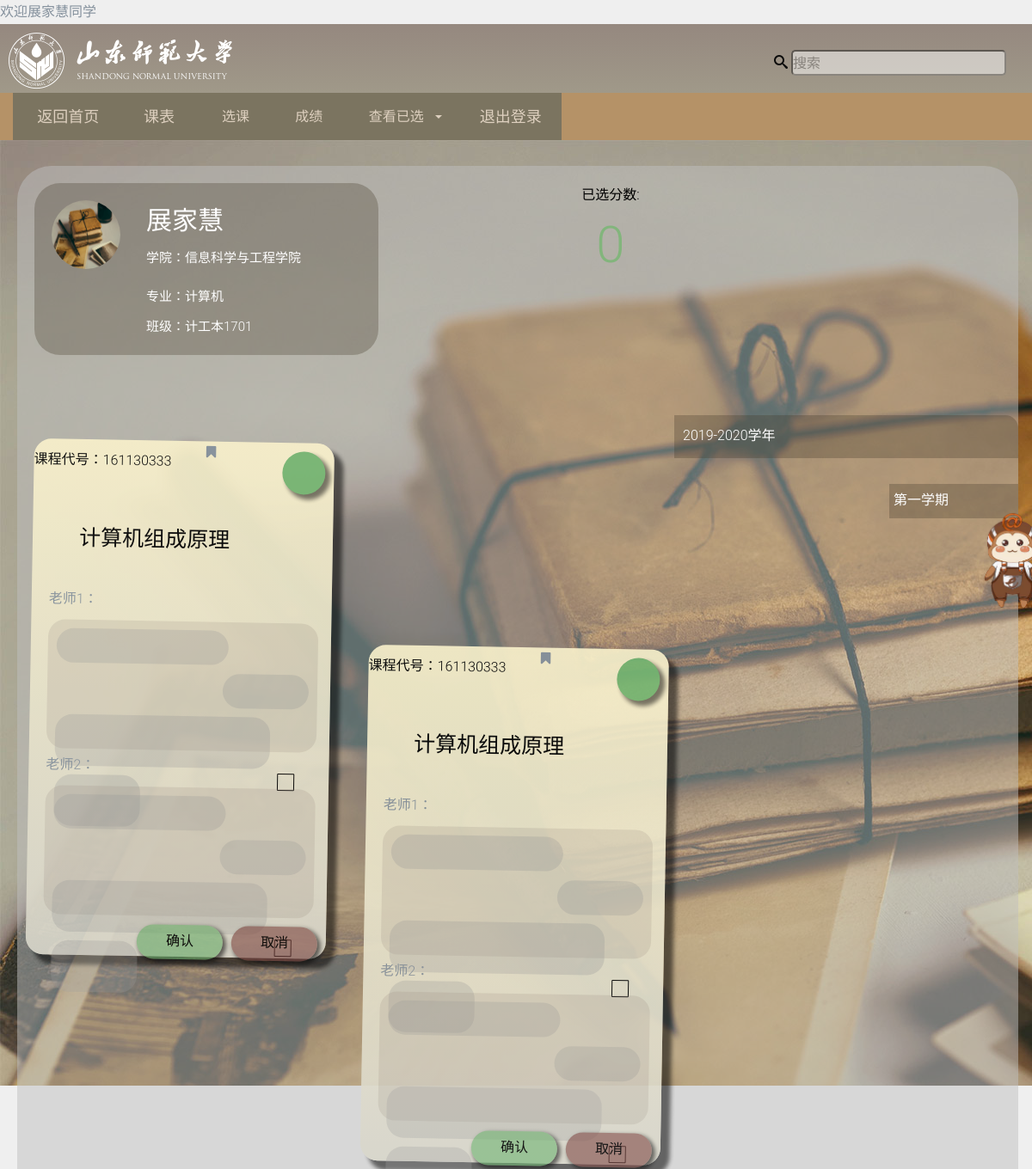
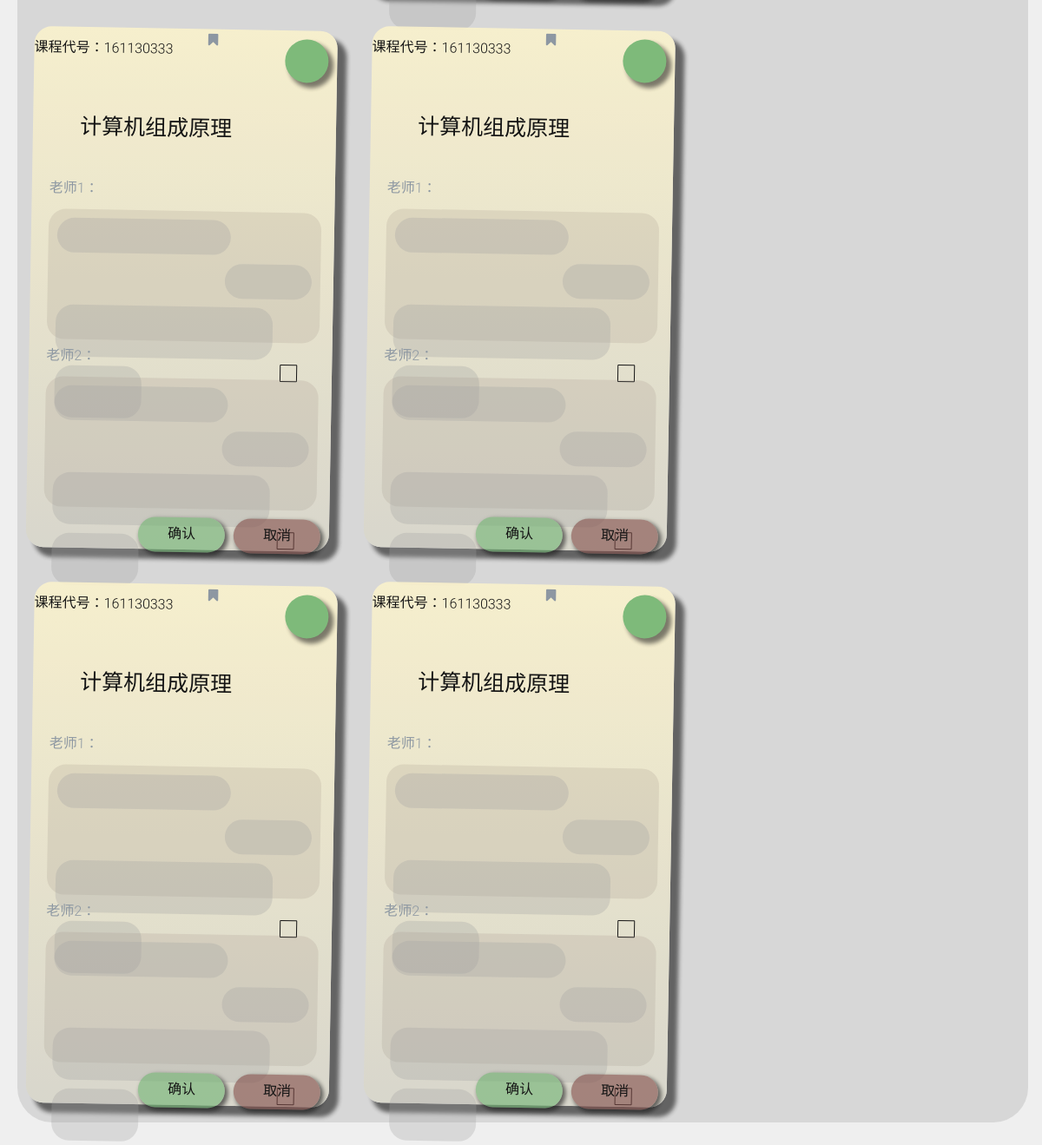
/edu_admin/Stu_select_sourses.html/ (signed in), run on the app's committed database (2 pictures, top to bottom).
### account/models.py (models this page shows, shortened)
class User(AbstractUser):
    username = models.CharField(max_length=20, primary_key=True, db_index=True)
    password = models.CharField(max_length=100, null=False)
    name = models.CharField(max_length=50)
    id_card = models.CharField(max_length=20)
    sex = models.CharField(max_length=2)
    school = models.CharField(max_length=20)
    major = models.CharField(max_length=20)
    sclass = models.CharField(max_length=20)
    admin_data = models.DateField(blank=True, default=django.utils.timezone.now)
    is_teacher = models.BooleanField(default=False)

### edu_admin/views.py (the view)
# urls.py: path('Stu_select_sourses.html/', views.stu_select_src, name='stu_select_src'),
def stu_select_src(request):
    return render(request, "edu_admin/Stu_select_sourses.html", )

### templates/edu_admin/Stu_select_sourses.html (shortened to what this page needs)
{% extends 'stu_base.html' %}
{% load staticfiles %}
{% block content %}
    <div class="body_container1">
        <div class="return_top">
            <a href="#return_button_top">
                <img src="{% static '/images/codingmonkey.png' %}" class="codingmonkey"> </a>
        </div>
        <div class="body_background1">
            <div class="body_note">
                <div class="body_note_message">
                    <img src="{% static '/images/index.jpg' %}" class="body_note_message_icon">
                    <div class="body_note_message_name">{{ request.session.name }}</div>
                    <div class="body_note_message_body">
                        学院：{{ request.session.school }}
                    </div>
                    <div class="body_note_message_body">
                        专业：{{ request.session.major }}
                    </div>
                    <div class="body_note_message_body1">
                        班级：{{ request.session.sclass }}
                    </div>
                </div>
                <div class="body_points">
                    已选分数:
                    <div class="body_points_number">
                    </div>
                </div>
                <div class="body_note_time_container">
                    <div class="body_note_time"> 2019-2020学年</div>
                    <div class="body_note_term">第一学期</div>
                </div>
                <div class="body_note_container">
                    <div class="note">
                        <span class="icon-bookmark"></span>
                        <div class="note_class_id">课程代号：161130333</div>
                        <div class="note_icon"></div>
                        <div class="note_class">
                            计算机组成原理
                        </div>
                        <div class="note_teacher">
                            老师1：
                        </div>
                        <div class="note_class1">
                            <div class="note_name"></div>
                            <div class="note_credit"></div>
                            <div class="note_time"></div>
                            <div class="note_position"></div>
                            <div class="note_select">
                                <div class="note_selected"></div>
                            </div>
                        </div>
                        <div class="note_teacher">
                            老师2：
                        </div>
                        <div class="note_class1">
                            <div class="note_name"></div>
                            <div class="note_credit"></div>
                            <div class="note_time"></div>
                            <div class="note_position"></div>
                            <div class="note_select">
                                <div class="note_selected"></div>
                            </div>
                        </div>
                        <div class="note_cancel">
                            取消
                        </div>
                        <div class="note_confirm">
                            确认
                        </div>
                    </div>
                    <div class="note">
                        <span class="icon-bookmark"></span>
                        <div class="note_class_id">课程代号：161130333</div>
                        <div class="note_icon"></div>
                        <div class="note_class">
                            计算机组成原理
                        </div>
                        <div class="note_teacher">
                            老师1：
                        </div>
                        <div class="note_class1">
                            <div class="note_name"></div>
                            <div class="note_credit"></div>
                            <div class="note_time"></div>
                            <div class="note_position"></div>
                            <div class="note_select">
                                <div class="note_selected"></div>
                            </div>
                        </div>
                        <div class="note_teacher">
                            老师2：
                        </div>
                        <div class="note_class1">
                            <div class="note_name"></div>
                            <div class="note_credit"></div>
                            <div class="note_time"></div>
                            <div class="note_position"></div>
                            <div class="note_select">
                                <div class="note_selected"></div>
                            </div>
                        </div>
                        <div class="note_cancel">
                            取消
                        </div>
                        <div class="note_confirm">
                            确认
                        </div>
                    </div>
                    <div class="note">
                        <span class="icon-bookmark"></span>
                        <div class="note_class_id">课程代号：161130333</div>
                        <div class="note_icon"></div>
                        <div class="note_class">
                            计算机组成原理
                        </div>
                        <div class="note_teacher">
                            老师1：
                        </div>
                        <div class="note_class1">
                            <div class="note_name"></div>
                            <div class="note_credit"></div>
                            <div class="note_time"></div>
                            <div class="note_position"></div>
                            <div class="note_select">
                                <div class="note_selected"></div>
                            </div>
                        </div>
                        <div class="note_teacher">
                            老师2：
                        </div>
                        <div class="note_class1">
                            <div class="note_name"></div>
                            <div class="note_credit"></div>
                            <div class="note_time"></div>
                            <div class="note_position"></div>
                            <div class="note_select">
                                <div class="note_selected"></div>
                            </div>
                        </div>
                        <div class="note_cancel">
                            取消
                        </div>
                        <div class="note_confirm">
                            确认
                        </div>
                    </div>
                    <div class="note">
                        <span class="icon-bookmark"></span>
                        <div class="note_class_id">课程代号：161130333</div>
                        <div class="note_icon"></div>
                        <div class="note_class">
                            计算机组成原理
                        </div>
                        <div class="note_teacher">
                            老师1：
                        </div>
                        <div class="note_class1">
                            <div class="note_name"></div>
                            <div class="note_credit"></div>
                            <div class="note_time"></div>
                            <div class="note_position"></div>
                            <div class="note_select">
                                <div class="note_selected"></div>
                            </div>
                        </div>
                        <div class="note_teacher">
                            老师2：
                        </div>
                        <div class="note_class1">
                            <div class="note_name"></div>
                            <div class="note_credit"></div>
                            <div class="note_time"></div>
                            <div class="note_position"></div>
                            <div class="note_select">
                                <div class="note_selected"></div>
                            </div>
                        </div>
                        <div class="note_cancel">
                            取消
                        </div>
                        <div class="note_confirm">
                            确认
                        </div>
                    </div>
                    <div class="note">
                        <span class="icon-bookmark"></span>
                        <div class="note_class_id">课程代号：161130333</div>
                        <div class="note_icon"></div>
                        <div class="note_class">
                            计算机组成原理
                        </div>
                        <div class="note_teacher">
                            老师1：
                        </div>
                        <div class="note_class1">
                            <div class="note_name"></div>
                            <div class="note_credit"></div>
                            <div class="note_time"></div>
                            <div class="note_position"></div>
                            <div class="note_select">
                                <div class="note_selected"></div>
                            </div>
                        </div>
                        <div class="note_teacher">
                            老师2：
                        </div>
                        <div class="note_class1">
                            <div class="note_name"></div>
                            <div class="note_credit"></div>
                            <div class="note_time"></div>
                            <div class="note_position"></div>
                            <div class="note_select">
                                <div class="note_selected"></div>
                            </div>
                        </div>
                        <div class="note_cancel">
                            取消
                        </div>
                        <div class="note_confirm">
                            确认
                        </div>
                    </div>
                    <div class="note">
                        <span class="icon-bookmark"></span>
                        <div class="note_class_id">课程代号：161130333</div>
                        <div class="note_icon"></div>
                        <div class="note_class">
                            计算机组成原理
                        </div>
                        <div class="note_teacher">
                            老师1：
                        </div>
                        <div class="note_class1">
                            <div class="note_name"></div>
                            <div class="note_credit"></div>
                            <div class="note_time"></div>
                            <div class="note_position"></div>
                            <div class="note_select">
                                <div class="note_selected"></div>
                            </div>
                        </div>
                        <div class="note_teacher">
                            老师2：
                        </div>
                        <div class="note_class1">
                            <div class="note_name"></div>
                            <div class="note_credit"></div>
                            <div class="note_time"></div>
                            <div class="note_position"></div>
                            <div class="note_select">
                                <div class="note_selected"></div>
                            </div>
                        </div>
                        <div class="note_cancel">
                            取消
                        </div>
                        <div class="note_confirm">
                            确认
                        </div>
                    </div>
                </div>
            </div>
        </div>
    </div>
{% endblock %}

### templates/stu_header.html (shortened to what this page needs)
{% load staticfiles %}
欢迎{{ request.session.name }}同学
<div class="logo">
    <div class="logo_img">
        <img src="{% static '/images/logo.png' %}">
    </div>
    <div class="sousuo">
        <form>
            <span class="icon-search"></span>
            <input type="text" class="search" placeholder="搜索">
        </form>
    </div>
</div>
<nav class="navbar-default" role="navigation" style="background: #9d6b2e;opacity: 0.7">
    <div class="container-fluid">
        <div class="navbar-header" style="background: #152620;opacity: 0.6">
            <a class="navbar-brand" href="{% url 'edu_admin:wel_stu' %}" style="color:white">&nbsp;&nbsp;&nbsp;返回首页&nbsp;&nbsp;</a>
        </div>
        <div class="navbar-header" style="background: #152620;opacity: 0.6">
            <a class="navbar-brand" href="{% url 'edu_admin:stu_my_sch' %}" style="color:white">&nbsp;&nbsp;&nbsp;课表&nbsp;&nbsp;&nbsp;</a>
        </div>
        <div>
            <ul class="nav navbar-nav" style="background: #152620;opacity: 0.6">
                <li class="dropdown"><a href="{% url 'edu_admin:stu_select_src' %}" style="color:white">&nbsp;&nbsp;&nbsp;选课&nbsp;&nbsp;&nbsp;</a>
                </li>
                <li><a href="{% url 'edu_admin:stu_my_grade' %}" style="background: #152620;color:white">&nbsp;&nbsp;&nbsp;成绩&nbsp;&nbsp;&nbsp;</a>
                </li>
                <li class="dropdown" style="background: #152620;">
                    <a href="#" class="dropdown-toggle" data-toggle="dropdown" style="color:white">
                        &nbsp;&nbsp;&nbsp;查看已选&nbsp;&nbsp;&nbsp;<b class="caret"></b>
                    </a>
                </li>
            </ul>
            <div class="navbar-header" style="background: #152620;opacity: 0.6">
                <a class="navbar-brand" href="{% url 'account:user_logout' %}" style="color:white">&nbsp;&nbsp;&nbsp;退出登录&nbsp;&nbsp;</a>
            </div>
        </div>
    </div>
</nav>

### data on the page
User: session.name "展家慧", session.school "信息科学与工程学院", session.major "计算机", session.sclass "计工本1701"
